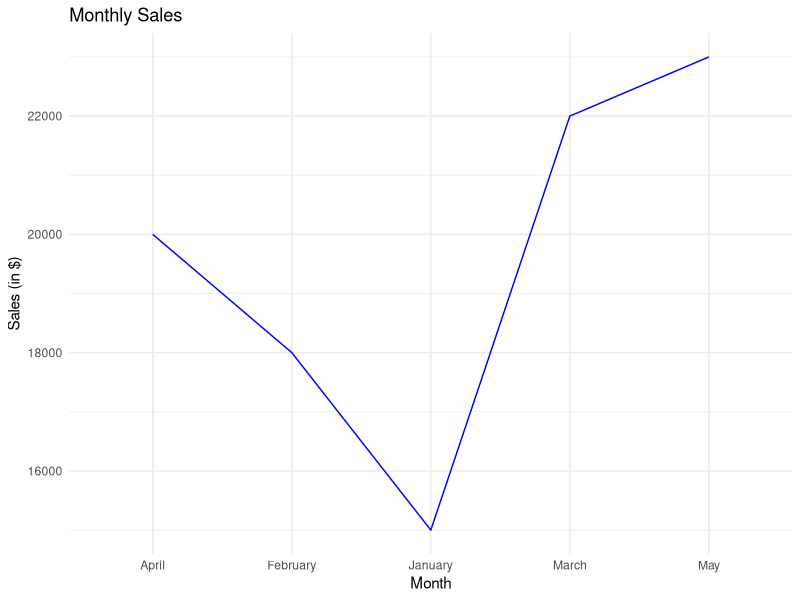
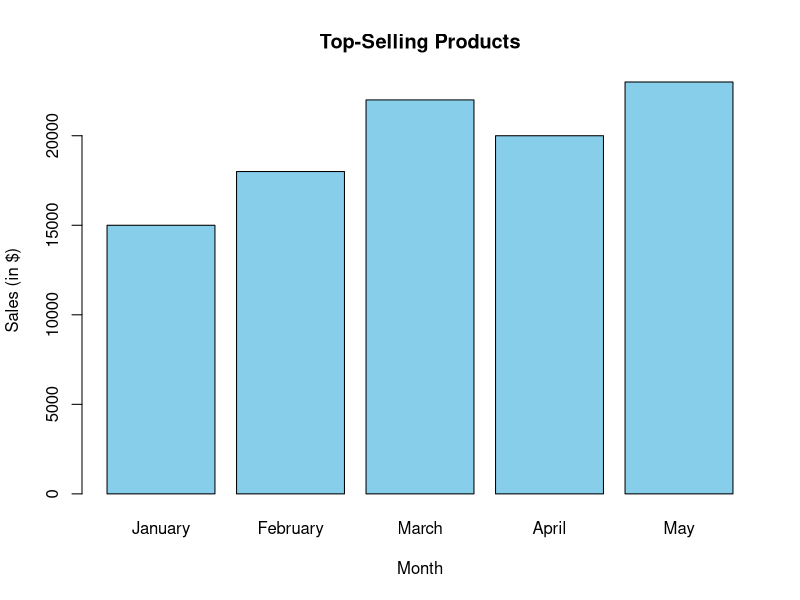
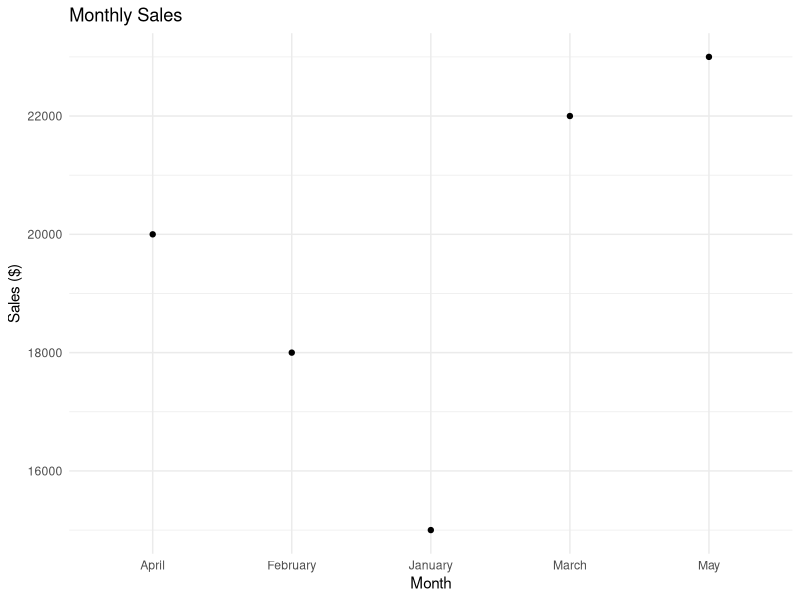

Recreate these plots in R, in order.
library(ggplot2)
months <- c("January", "February", "March", "April", "May")
sales <- c(15000, 18000, 22000, 20000, 23000)
sales_data <- data.frame(Month = months, Sales = sales)
#1
ggplot(sales_data, aes(x = Month, y = Sales, group = 1)) +
  geom_line(color = "blue") +
  labs(x = "Month", y = "Sales (in $)", title = "Monthly Sales") +
  theme_minimal()
#2
barplot(sales, 
        names.arg = c("January", "February", "March", "April", "May"),
        col = "skyblue",
        main = "Top-Selling Products",
        xlab = "Month",
        ylab = "Sales (in $)",
        border = "black"
)
#3
ggplot(sales_data, aes(x = Month, y = Sales)) +
  geom_point() +
  labs(title = "Monthly Sales",
       x = "Month",
       y = "Sales ($)") +
  theme_minimal()